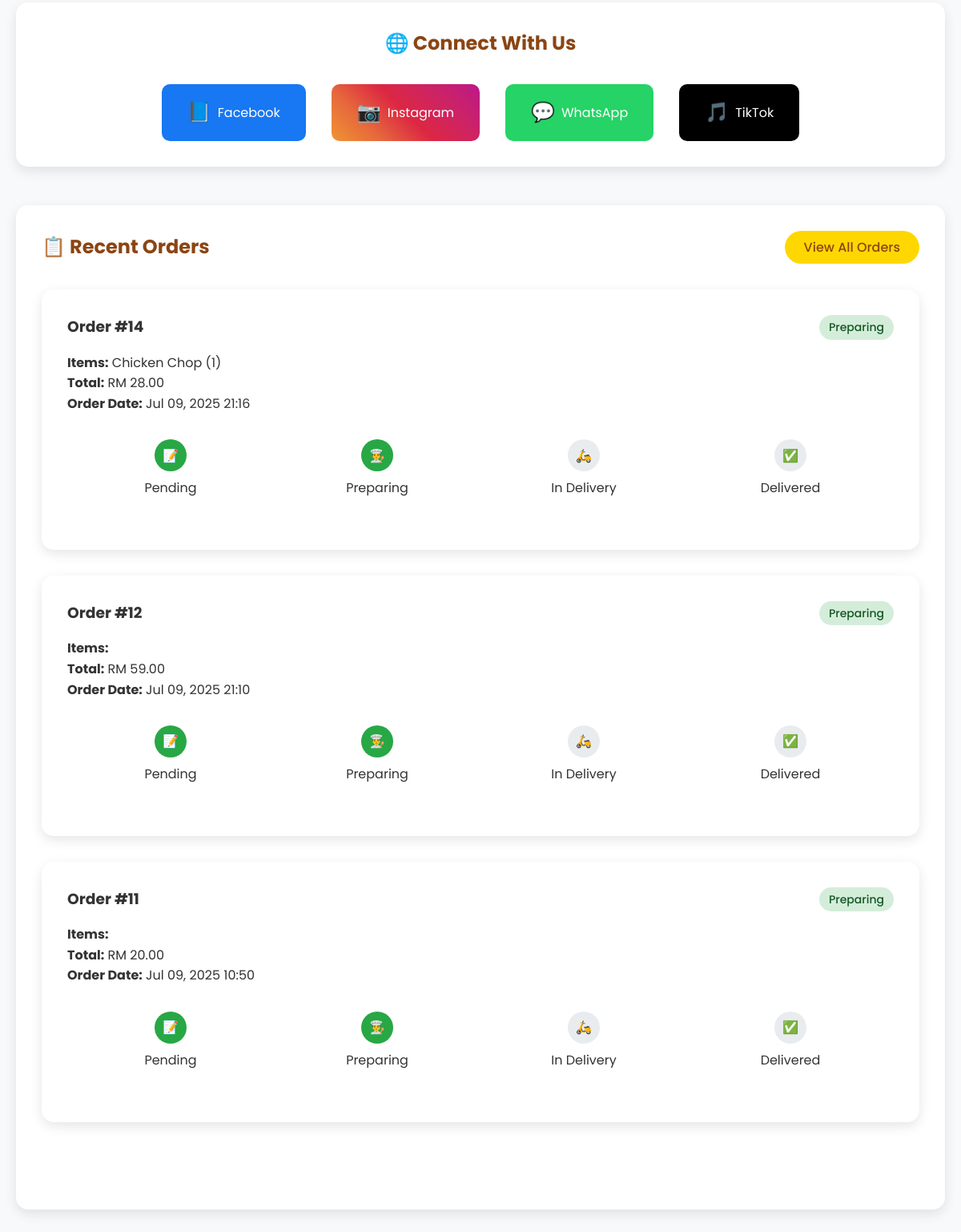
The page /customer_dashboard.php (signed in, lower part) on the database as committed earlier.
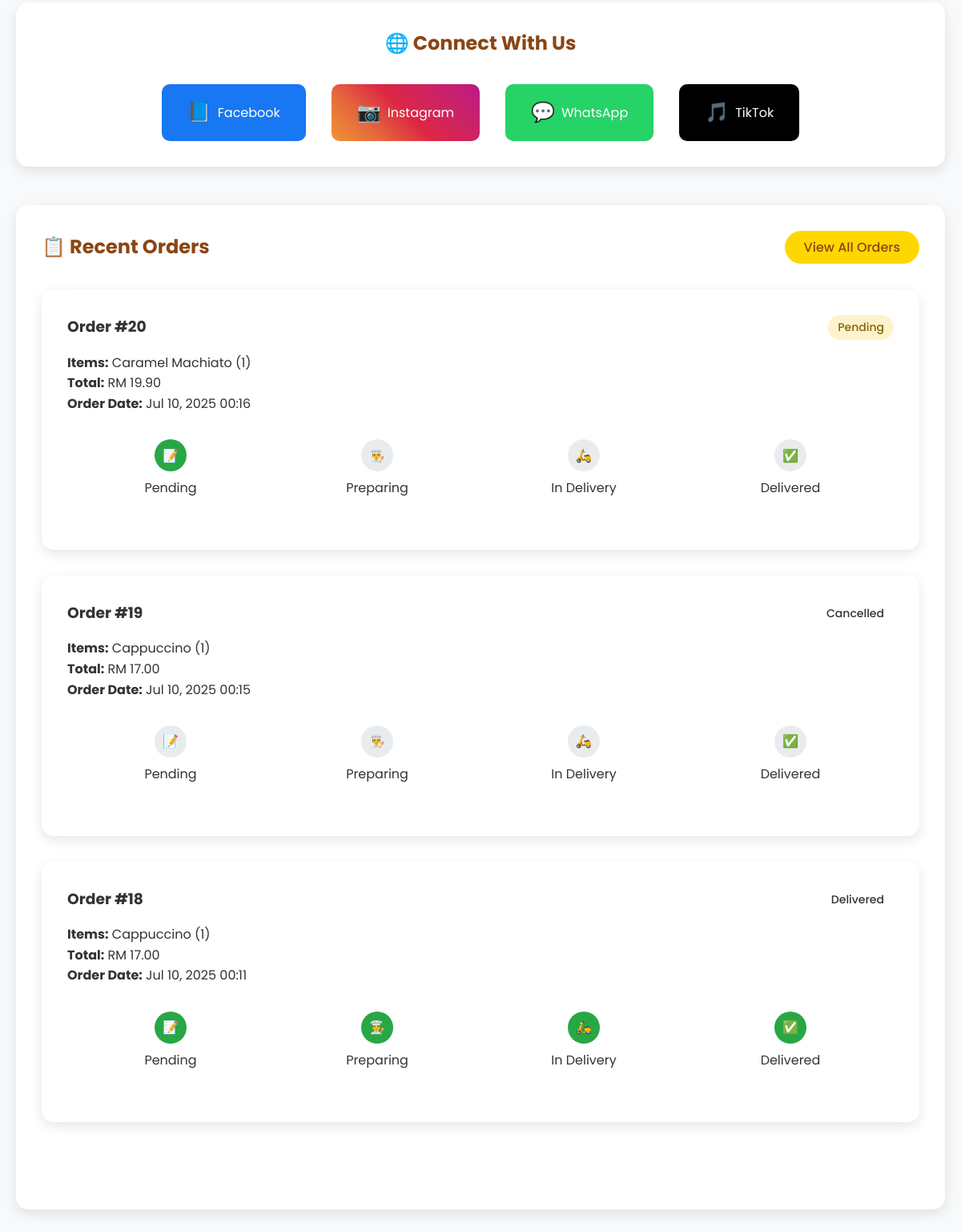
The same page on the database as committed later.
### tables this page shows
CREATE TABLE `orders` (
  `order_id` int(11) NOT NULL,
  `admin_id` int(11) DEFAULT NULL,
  `cust_id` int(11) DEFAULT NULL,
  `rider_id` int(11) DEFAULT NULL,
  `order_date` datetime DEFAULT NULL,
  `order_status` varchar(50) DEFAULT NULL,
  `total_price` decimal(10,2) DEFAULT NULL,
  `delivery_status` int(11) DEFAULT NULL,
  `payment_method` varchar(10) DEFAULT 'cod',
  `delivery_address` text DEFAULT NULL,
  `payment_proof` varchar(255) DEFAULT NULL
);

### customer_dashboard.php (the view, shortened to what the changed rows need)
<?php
include 'config/database.php';
$stmt = $pdo->prepare("SELECT o.*, GROUP_CONCAT(CONCAT(p.product_name, ' (', od.qty, ')') SEPARATOR ', ') as items
                      FROM orders o
                      LEFT JOIN order_details od ON o.order_id = od.orders_id
                      LEFT JOIN product p ON od.product_id = p.product_id
                      WHERE o.cust_id = ?
                      GROUP BY o.order_id
                      ORDER BY o.order_date DESC");
$stmt->execute([$_SESSION['user_id']]);
$orders = $stmt->fetchAll();
?>
<!DOCTYPE html>
<html lang="en">
<head>
    <link rel="stylesheet" href="css/style.css">
</head>
<body>
<div class="dashboard">
    <div class="container">
        <div class="dashboard-content">
            <div id="home" class="tab-content active">
                <div style="background: white; padding: 2rem; border-radius: 15px; box-shadow: 0 5px 15px rgba(0,0,0,0.1); margin-bottom: 3rem;">
                    <h2 style="text-align: center; color: #8B4513; margin-bottom: 2rem;">🌐 Connect With Us</h2>
                </div>
                <div style="background: white; padding: 2rem; border-radius: 15px; box-shadow: 0 5px 15px rgba(0,0,0,0.1);">
                    <div style="display: flex; justify-content: space-between; align-items: center; margin-bottom: 2rem;">
                        <h2 style="color: #8B4513; margin: 0;">📋 Recent Orders</h2>
                    </div>
                    <?php if (empty($orders)): ?>
                        <div style="text-align: center; padding: 2rem; color: #666;">
                            <div style="font-size: 4rem; margin-bottom: 1rem;">🍽️</div>
                            <h3>No orders yet</h3>
                            <p>Start by browsing our delicious menu!</p>
                            <button class="btn btn-primary" onclick="showTab('menu')" style="margin-top: 1rem;">
                                🍽️ Browse Menu
                            </button>
                        </div>
                    <?php else: ?>
                        <?php foreach (array_slice($orders, 0, 3) as $order): ?>
                            <div class="order-status">
                                <div style="display: flex; justify-content: space-between; align-items: center; margin-bottom: 1rem;">
                                    <h3>Order #<?php echo $order['order_id']; ?></h3>
                                    <span class="status-badge status-<?php echo strtolower(str_replace(' ', '', $order['order_status'])); ?>">
                                        <?php echo $order['order_status']; ?>
                                    </span>
                                </div>
                                <p><strong>Items:</strong> <?php echo $order['items']; ?></p>
                                <p><strong>Total:</strong> RM <?php echo number_format($order['total_price'], 2); ?></p>
                                <p><strong>Order Date:</strong> <?php echo date('M d, Y H:i', strtotime($order['order_date'])); ?></p>
                                <div class="status-timeline">
                                    <div class="status-step <?php echo in_array($order['order_status'], ['Pending', 'Preparing', 'In Delivery', 'Delivered']) ? 'active' : ''; ?>">
                                        <div class="status-icon">📝</div>
                                        <span>Pending</span>
                                    </div>
                                    <div class="status-step <?php echo in_array($order['order_status'], ['Preparing', 'In Delivery', 'Delivered']) ? 'active' : ''; ?>">
                                        <div class="status-icon">👨‍🍳</div>
                                        <span>Preparing</span>
                                    </div>
                                    <div class="status-step <?php echo in_array($order['order_status'], ['In Delivery', 'Delivered']) ? 'active' : ''; ?>">
                                        <div class="status-icon">🛵</div>
                                        <span>In Delivery</span>
                                    </div>
                                    <div class="status-step <?php echo $order['order_status'] === 'Delivered' ? 'active' : ''; ?>">
                                        <div class="status-icon">✅</div>
                                        <span>Delivered</span>
                                    </div>
                                </div>
                            </div>
                        <?php endforeach; ?>
                    <?php endif; ?>
                </div>
            </div>
        </div>
    </div>
</div>
</body>
</html>

Rows that differ between the two databases and show on the page:
no longer on this page (row edited): orders: order_id "14", order_status "Preparing", items "Chicken Chop (1)", total_price "28.00", order_date "Jul 09, 2025 21:16"
no longer on this page (row unchanged): orders: order_id "12", order_status "Preparing", total_price "59.00", order_date "Jul 09, 2025 21:10"
no longer on this page (row unchanged): orders: order_id "11", order_status "Preparing", total_price "20.00", order_date "Jul 09, 2025 10:50"
added orders: order_id "20", order_status "Pending", items "Caramel Machiato (1)", total_price "19.90", order_date "Jul 10, 2025 00:16"
added orders: order_id "19", order_status "Cancelled", items "Cappuccino (1)", total_price "17.00", order_date "Jul 10, 2025 00:15"
added orders: order_id "18", order_status "Delivered", items "Cappuccino (1)", total_price "17.00", order_date "Jul 10, 2025 00:11"
